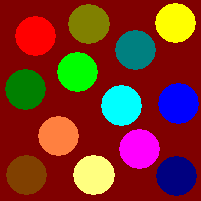
#> input picture cv03/cv03_objekty1.bmp, 201 x 201 px
$ python cv03.py
#> lines starting #> are read from the running program, lines starting #| are printed output that depends on the picture
import cv2
import numpy as np
import matplotlib.pyplot as plt
import struct

bgr = cv2.imread('cv03_objekty1.bmp')
#> bgr is the input picture: shape (201, 201, 3); mean B, G, R 38.1, 50, 123.7
rgb = cv2.cvtColor(bgr, cv2.COLOR_BGR2RGB)

gray = cv2.cvtColor(rgb, cv2.COLOR_RGB2GRAY)
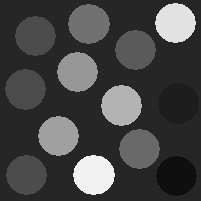
#> gray: shape (201, 201); min 15, max 241, mean 70.5

height = gray.shape[0]
#> height = 201
width = gray.shape[1]
#> width = 201

print("H: ",height)
#| H:  201
print("W: ",width)
#| W:  201

plt.close('all')
plt.figure()
#
# plt.imshow(gray)

plt.imshow(gray, cmap='gray')
#plt.colorbar()

plt.show()
